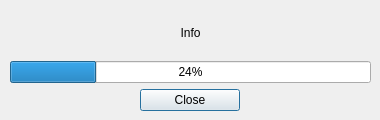
<?xml version="1.0" encoding="UTF-8"?>
<ui version="4.0">
 <class>CArrangerCtrlDlg</class>
 <widget class="QDialog" name="CArrangerCtrlDlg">
  <property name="geometry">
   <rect>
    <x>0</x>
    <y>0</y>
    <width>380</width>
    <height>120</height>
   </rect>
  </property>
  <property name="minimumSize">
   <size>
    <width>380</width>
    <height>120</height>
   </size>
  </property>
  <property name="maximumSize">
   <size>
    <width>380</width>
    <height>120</height>
   </size>
  </property>
  <property name="windowTitle">
   <string>Arranger Controller</string>
  </property>
  <property name="sizeGripEnabled">
   <bool>false</bool>
  </property>
  <property name="modal">
   <bool>true</bool>
  </property>
  <widget class="QWidget" name="verticalLayoutWidget">
   <property name="geometry">
    <rect>
     <x>10</x>
     <y>10</y>
     <width>361</width>
     <height>101</height>
    </rect>
   </property>
   <layout class="QVBoxLayout" name="verticalLayout">
    <property name="spacing">
     <number>6</number>
    </property>
    <property name="sizeConstraint">
     <enum>QLayout::SetDefaultConstraint</enum>
    </property>
    <property name="bottomMargin">
     <number>0</number>
    </property>
    <item>
     <widget class="QLabel" name="labStatus">
      <property name="text">
       <string>Info</string>
      </property>
      <property name="alignment">
       <set>Qt::AlignCenter</set>
      </property>
     </widget>
    </item>
    <item>
     <widget class="QProgressBar" name="progressBar">
      <property name="value">
       <number>24</number>
      </property>
     </widget>
    </item>
    <item>
     <layout class="QHBoxLayout" name="horizontalLayout">
      <item>
       <widget class="QPushButton" name="btnStop">
        <property name="maximumSize">
         <size>
          <width>100</width>
          <height>16777215</height>
         </size>
        </property>
        <property name="text">
         <string>Close</string>
        </property>
       </widget>
      </item>
     </layout>
    </item>
   </layout>
  </widget>
 </widget>
 <resources/>
 <connections/>
</ui>
